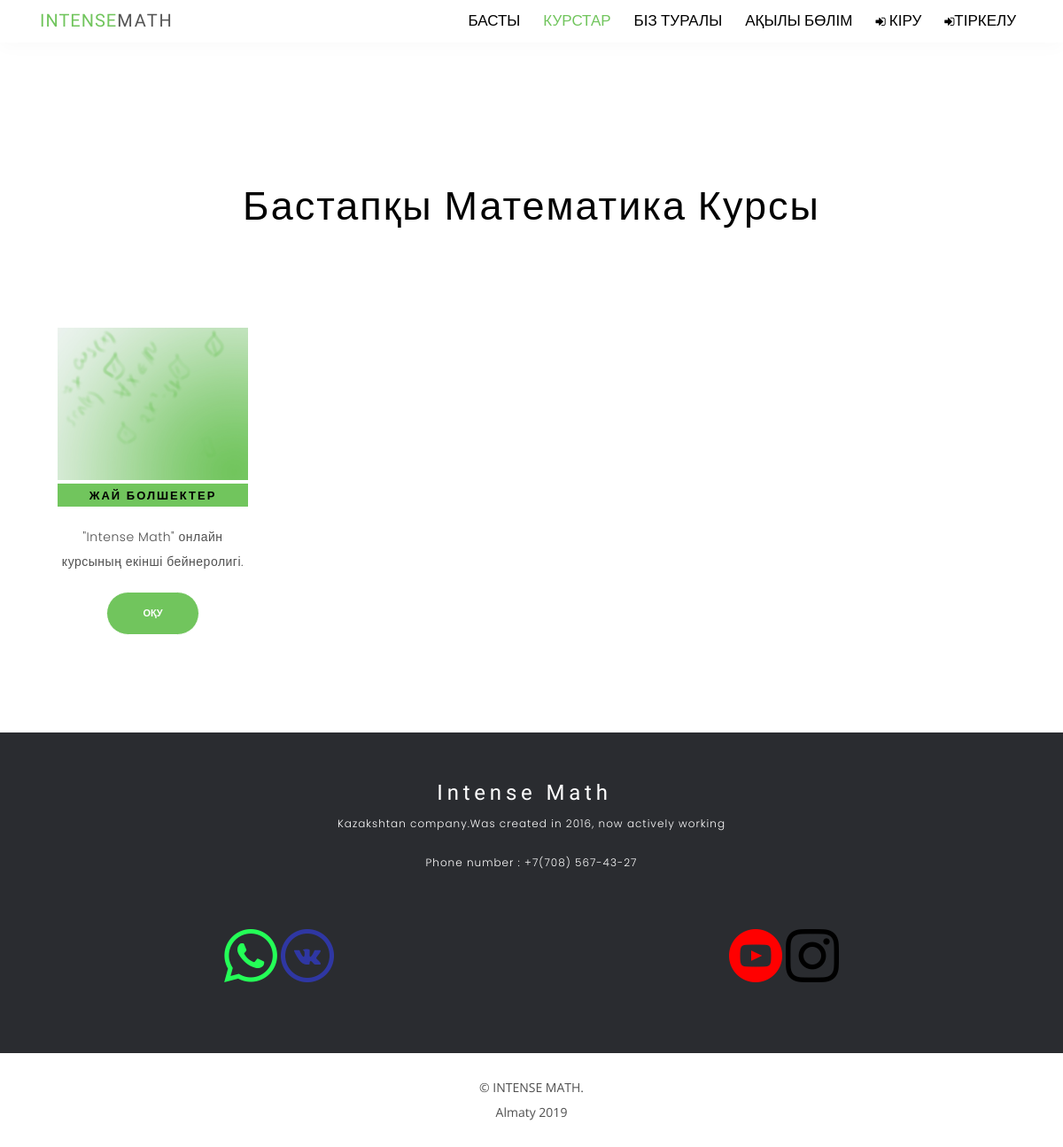
The page /beginner/ on the database its author committed.
### mathapp/models.py (models this page shows, shortened)
class Beginner_math(models.Model):
	title 	= models.CharField(max_length=120)
	slug 	= models.SlugField()
	image 	= models.ImageField(upload_to=generic_filename, blank=True, null=True)
	content = models.TextField()
	video = models.TextField(null=True)
	question1 = models.TextField(blank=True, null=True)
	answer1   = models.IntegerField(blank=True, null=True)
	block1    = models.TextField(blank=True, null=True)
	question2 = models.TextField(blank=True, null=True)
	answer2   = models.IntegerField(blank=True, null=True)
	block2    = models.TextField(blank=True, null=True)
	question3 = models.TextField(blank=True, null=True)
	answer3   = models.IntegerField(blank=True, null=True)
	block3    = models.TextField(blank=True, null=True)
	question4 = models.TextField(blank=True, null=True)
	answer4   = models.IntegerField(blank=True, null=True)
	block4    = models.TextField(blank=True, null=True)
	question5 = models.TextField(blank=True, null=True)
	answer5   = models.IntegerField(blank=True, null=True)
	block5    = models.TextField(blank=True, null=True)
	def get_absolute_url(self):
		return reverse('beginner-detail', kwargs={'slug': self.slug})

### mathapp/views.py (the view)
# urls.py: url(r'^beginner/$', BeginnerListView.as_view(), name='beginner'),
class BeginnerListView(ListView):
	model = Beginner_math
	template_name = 'beginner_math.html'
	def get_context_data(self, *args, **kwargs):
		context = super(BeginnerListView, self).get_context_data(*args, **kwargs)
		context['articles'] = self.model.objects.all()
		return context

### mathapp/templates/beginner_math.html (shortened to what this page needs)
{% extends 'index.html' %}
 {% block menu %}
 <nav id="nav-menu-container">
  <ul class="nav-menu">
    <li><a href="{% url 'base_view' %}">Басты</a></li>
    <li class="menu-active"><a href="#get-started">Курстар</a></li>
    <li><a href="{% url 'base_view' %}#team">Біз туралы</a></li>
    <li><a href="{% url 'base_view' %}#pricing">Ақылы бөлім</a></li>
   {% if not request.user.is_authenticated %}
    <li><a href="{% url 'login_view' %}"><i class="fa fa-sign-in"></i> Кіру</a></li>
    <li><a href="{% url 'signup' %}"><i class="fa fa-sign-in"></i>Тіркелу</a></li>
   {% endif %}
  </ul>
</nav>
{% endblock menu %}
{% block content %}
<br><br><br><br><br><br>
<section id="get-started" class="padd-section text-center wow fadeInUp">
<div class="container">
  <div class="section-title text-center">
      <h2>Бастапқы математика курсы</h2>
    </div>
</div>
    <div class="container">
      <div class="row">
    	{% for article in articles %}
        <div class="col-md-6 col-lg-3">
            <div class="feature-block">
            <img src="{% if article.image %} {{ article.image.url }} {% endif %}" alt="img" width="100%" style="margin-bottom: 4px">
            <h4 style="background-color:#71c55d;">{{ article.title }}</h4>
            <p>{{ article.content|safe|truncatewords:14 }}</p>
            <a href="{{ article.get_absolute_url }}"><button class="btn" style="background-color:#71c55d;">Оқу</button></a>
            </div>
        </div>
      {% endfor %}
      </div>
      </div>
  </section>
{% endblock content %}

### static/css/blog.css (style rules this page uses)
* { margin: 0; padding: 0; -webkit-font-smoothing: antialiased; -webkit-text-shadow: rgba(0,0,0,.01) 0 0 1px; text-shadow: rgba(0,0,0,.01) 0 0 1px; }
body { font-family: 'Poppins', sans-serif; font-size: 14px; font-weight: 400; background: #FFFFFF; color: #a5a5a5; }
div { display: block; position: relative; -webkit-box-sizing: border-box; -moz-box-sizing: border-box; box-sizing: border-box; }
ul { list-style: none; margin-bottom: 0px; }
p { font-family: 'Poppins', sans-serif; font-size: 16px; line-height: 2; font-weight: 400; color: rgba(0,0,0,0.6); -webkit-font-smoothing: antialiased; -webkit-text-shadow: rgba(0,0,0,.01) 0 0 1px; text-shadow: rgba(0,0,0,.01) 0 0 1px; }
p:last-of-type { margin-bottom: 0; }
a, a:hover, a:visited, a:active, a:link { text-decoration: none; -webkit-font-smoothing: antialiased; -webkit-text-shadow: rgba(0,0,0,.01) 0 0 1px; text-shadow: rgba(0,0,0,.01) 0 0 1px; }
h2 { font-size: 30px; }
h4 { font-size: 18px; }
h1, h2, h3, h4, h5, h6 { font-family: 'Montserrat', sans-serif; font-weight: 700; color: #000000; -webkit-font-smoothing: antialiased; -webkit-text-shadow: rgba(0,0,0,.01) 0 0 1px; text-shadow: rgba(0,0,0,.01) 0 0 1px; }
section { display: block; position: relative; box-sizing: border-box; }

### static/css/blog_single.css (style rules this page uses)
* { margin: 0; padding: 0; -webkit-font-smoothing: antialiased; -webkit-text-shadow: rgba(0,0,0,.01) 0 0 1px; text-shadow: rgba(0,0,0,.01) 0 0 1px; }
body { font-family: 'Poppins', sans-serif; font-size: 14px; font-weight: 400; background: #FFFFFF; color: #a5a5a5; }
div { display: block; position: relative; -webkit-box-sizing: border-box; -moz-box-sizing: border-box; box-sizing: border-box; }
ul { list-style: none; margin-bottom: 0px; }
p { font-family: 'Poppins', sans-serif; font-size: 16px; line-height: 2; font-weight: 400; color: rgba(0,0,0,0.6); -webkit-font-smoothing: antialiased; -webkit-text-shadow: rgba(0,0,0,.01) 0 0 1px; text-shadow: rgba(0,0,0,.01) 0 0 1px; }
p:last-of-type { margin-bottom: 0; }
a, a:hover, a:visited, a:active, a:link { text-decoration: none; -webkit-font-smoothing: antialiased; -webkit-text-shadow: rgba(0,0,0,.01) 0 0 1px; text-shadow: rgba(0,0,0,.01) 0 0 1px; }
h2 { font-size: 30px; }
h4 { font-size: 18px; }
h1, h2, h3, h4, h5, h6 { font-family: 'Montserrat', sans-serif; font-weight: 700; color: #000000; -webkit-font-smoothing: antialiased; -webkit-text-shadow: rgba(0,0,0,.01) 0 0 1px; text-shadow: rgba(0,0,0,.01) 0 0 1px; }
section { display: block; position: relative; box-sizing: border-box; }

### mathapp/templates/index.html (style rules this page uses)
.nav-menu a { font-size: 17px; text-transform: none; color: black; font-weight: 20px; text-transform: uppercase; }
.nav-menu li { text-transform: none; }

### rows shown on the page
Beginner_math: image (picture), title "ЖАЙ БОЛШЕКТЕР", content "\"Intense Math\" онлайн курсының екінші бейнеролигі."
